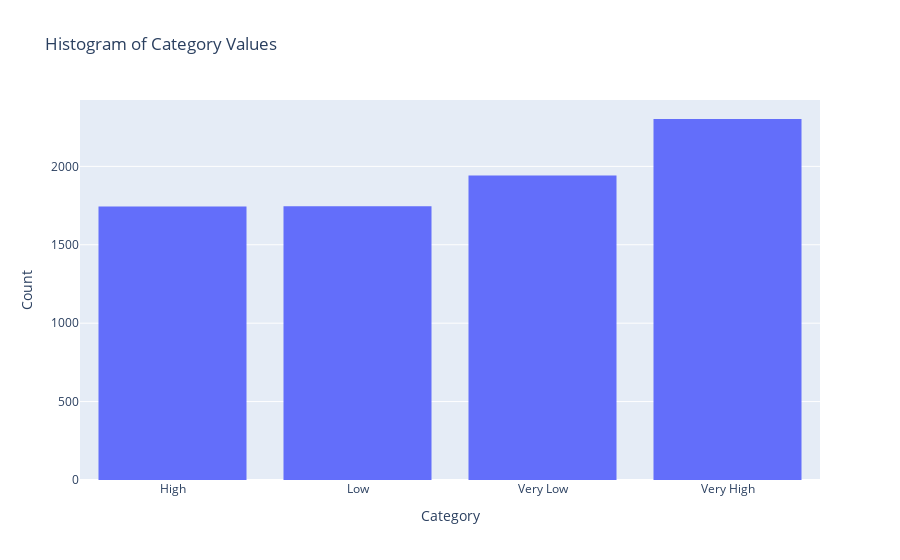

Notebook source saved alongside this figure:
### Code cell
category_order = [
    '-inf to -0.5',
    '-0.5 to -0.25',
    '-0.25 to -0.15',
    '-0.15 to -0.1',
    '-0.1 to -0.05',
    '-0.05 to -0.025',
    '-0.025 to -0.01',
    '-0.01 to 0',
    '0 to 0.01',
    '0.01 to 0.025',
    '0.025 to 0.05',
    '0.05 to 0.1',
    '0.1 to 0.15',
    '0.15 to 0.25',
    '0.25 to 0.5',
    '0.5 to inf'
]
# Plotting the histogram with specified category order
fig = px.histogram(s, x='category', title='Histogram of Category Values', category_orders={'category': category_order})
fig.update_layout(xaxis_title='Category', yaxis_title='Count')

# Show the plot
fig.show()

### Figure 1 — Plotly figure (JSON) as saved in the notebook; plotly's stock layout.template omitted (floating-point values rounded to 4 significant figures; data arrays with more than 128 entries replaced by an {"elided": "..."} marker saying what was removed)
{"data": [{"alignmentgroup": "True", "bingroup": "x", "hovertemplate": "category=%{x}<br>count=%{y}<extra></extra>", "legendgroup": "", "marker": {"color": "#636efa", "pattern": {"shape": ""}}, "name": "", "offsetgroup": "", "orientation": "v", "showlegend": false, "type": "histogram", "x": {"elided": "7734 str values"}, "xaxis": "x", "yaxis": "y"}], "layout": {"barmode": "relative", "legend": {"tracegroupgap": 0}, "title": {"text": "Histogram of Category Values"}, "xaxis": {"anchor": "y", "categoryarray": ["-inf to -0.5", "-0.5 to -0.25", "-0.25 to -0.15", "-0.15 to -0.1", "-0.1 to -0.05", "-0.05 to -0.025", "-0.025 to -0.01", "-0.01 to 0", "0 to 0.01", "0.01 to 0.025", "0.025 to 0.05", "0.05 to 0.1", "0.1 to 0.15", "0.15 to 0.25", "0.25 to 0.5", "0.5 to inf"], "categoryorder": "array", "domain": [0, 1], "title": {"text": "Category"}}, "yaxis": {"anchor": "x", "domain": [0, 1], "title": {"text": "Count"}}}}
